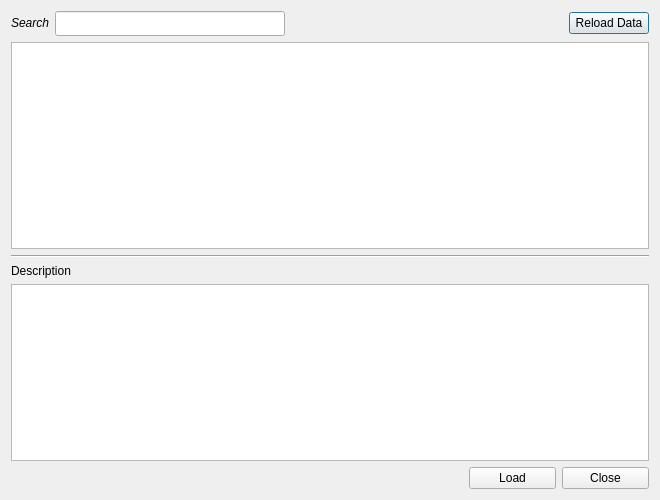
<?xml version="1.0" encoding="UTF-8"?>
<ui version="4.0">
 <class>GreekOpenDataDialogBase</class>
 <widget class="QDialog" name="GreekOpenDataDialogBase">
  <property name="geometry">
   <rect>
    <x>0</x>
    <y>0</y>
    <width>660</width>
    <height>500</height>
   </rect>
  </property>
  <property name="sizePolicy">
   <sizepolicy hsizetype="Fixed" vsizetype="Fixed">
    <horstretch>0</horstretch>
    <verstretch>0</verstretch>
   </sizepolicy>
  </property>
  <property name="minimumSize">
   <size>
    <width>660</width>
    <height>500</height>
   </size>
  </property>
  <property name="maximumSize">
   <size>
    <width>660</width>
    <height>500</height>
   </size>
  </property>
  <property name="windowTitle">
   <string>Value Added Product Data</string>
  </property>
  <layout class="QVBoxLayout" name="verticalLayout_2">
   <item>
    <layout class="QHBoxLayout" name="horizontalLayout">
     <item>
      <widget class="QLabel" name="search_lbl">
       <property name="font">
        <font>
         <pointsize>11</pointsize>
         <weight>50</weight>
         <italic>false</italic>
         <bold>false</bold>
        </font>
       </property>
       <property name="text">
        <string>&lt;html&gt;&lt;head/&gt;&lt;body&gt;&lt;p&gt;&lt;span style=&quot; font-size:9pt; font-style:italic;&quot;&gt;Search&lt;/span&gt;&lt;/p&gt;&lt;/body&gt;&lt;/html&gt;</string>
       </property>
      </widget>
     </item>
     <item>
      <widget class="QLineEdit" name="search_lineEdit">
       <property name="sizePolicy">
        <sizepolicy hsizetype="Expanding" vsizetype="Fixed">
         <horstretch>1</horstretch>
         <verstretch>0</verstretch>
        </sizepolicy>
       </property>
       <property name="font">
        <font>
         <family>MS Serif</family>
        </font>
       </property>
       <property name="styleSheet">
        <string notr="true"/>
       </property>
       <property name="text">
        <string/>
       </property>
      </widget>
     </item>
     <item>
      <spacer name="horizontalSpacer_2">
       <property name="orientation">
        <enum>Qt::Horizontal</enum>
       </property>
       <property name="sizeHint" stdset="0">
        <size>
         <width>278</width>
         <height>17</height>
        </size>
       </property>
      </spacer>
     </item>
     <item>
      <widget class="QPushButton" name="refresh_data_btn">
       <property name="enabled">
        <bool>true</bool>
       </property>
       <property name="sizePolicy">
        <sizepolicy hsizetype="Expanding" vsizetype="Fixed">
         <horstretch>0</horstretch>
         <verstretch>0</verstretch>
        </sizepolicy>
       </property>
       <property name="text">
        <string>Reload Data</string>
       </property>
      </widget>
     </item>
    </layout>
   </item>
   <item>
    <widget class="QTableWidget" name="tableWidget">
     <property name="sizePolicy">
      <sizepolicy hsizetype="Expanding" vsizetype="Expanding">
       <horstretch>0</horstretch>
       <verstretch>0</verstretch>
      </sizepolicy>
     </property>
     <property name="minimumSize">
      <size>
       <width>0</width>
       <height>207</height>
      </size>
     </property>
     <property name="sizeIncrement">
      <size>
       <width>3</width>
       <height>5</height>
      </size>
     </property>
     <property name="selectionMode">
      <enum>QAbstractItemView::SingleSelection</enum>
     </property>
     <property name="selectionBehavior">
      <enum>QAbstractItemView::SelectRows</enum>
     </property>
    </widget>
   </item>
   <item>
    <widget class="Line" name="line">
     <property name="sizePolicy">
      <sizepolicy hsizetype="Expanding" vsizetype="Minimum">
       <horstretch>0</horstretch>
       <verstretch>0</verstretch>
      </sizepolicy>
     </property>
     <property name="orientation">
      <enum>Qt::Horizontal</enum>
     </property>
    </widget>
   </item>
   <item>
    <layout class="QVBoxLayout" name="verticalLayout">
     <item>
      <widget class="QLabel" name="desc_lbl">
       <property name="text">
        <string>&lt;html&gt;&lt;head/&gt;&lt;body&gt;&lt;p&gt;Description&lt;/p&gt;&lt;/body&gt;&lt;/html&gt;</string>
       </property>
      </widget>
     </item>
     <item>
      <widget class="QTextEdit" name="textEdit"/>
     </item>
    </layout>
   </item>
   <item>
    <layout class="QHBoxLayout" name="horizontalLayout_2">
     <item>
      <spacer name="horizontalSpacer">
       <property name="orientation">
        <enum>Qt::Horizontal</enum>
       </property>
       <property name="sizeHint" stdset="0">
        <size>
         <width>458</width>
         <height>17</height>
        </size>
       </property>
      </spacer>
     </item>
     <item>
      <layout class="QHBoxLayout" name="horizontalLayout_4">
       <item>
        <widget class="QPushButton" name="load_btn">
         <property name="enabled">
          <bool>true</bool>
         </property>
         <property name="sizePolicy">
          <sizepolicy hsizetype="Expanding" vsizetype="Fixed">
           <horstretch>0</horstretch>
           <verstretch>0</verstretch>
          </sizepolicy>
         </property>
         <property name="text">
          <string>Load</string>
         </property>
        </widget>
       </item>
       <item>
        <widget class="QPushButton" name="close_btn">
         <property name="enabled">
          <bool>true</bool>
         </property>
         <property name="sizePolicy">
          <sizepolicy hsizetype="Expanding" vsizetype="Fixed">
           <horstretch>0</horstretch>
           <verstretch>0</verstretch>
          </sizepolicy>
         </property>
         <property name="text">
          <string>Close</string>
         </property>
        </widget>
       </item>
      </layout>
     </item>
    </layout>
   </item>
  </layout>
 </widget>
 <resources/>
 <connections/>
</ui>
